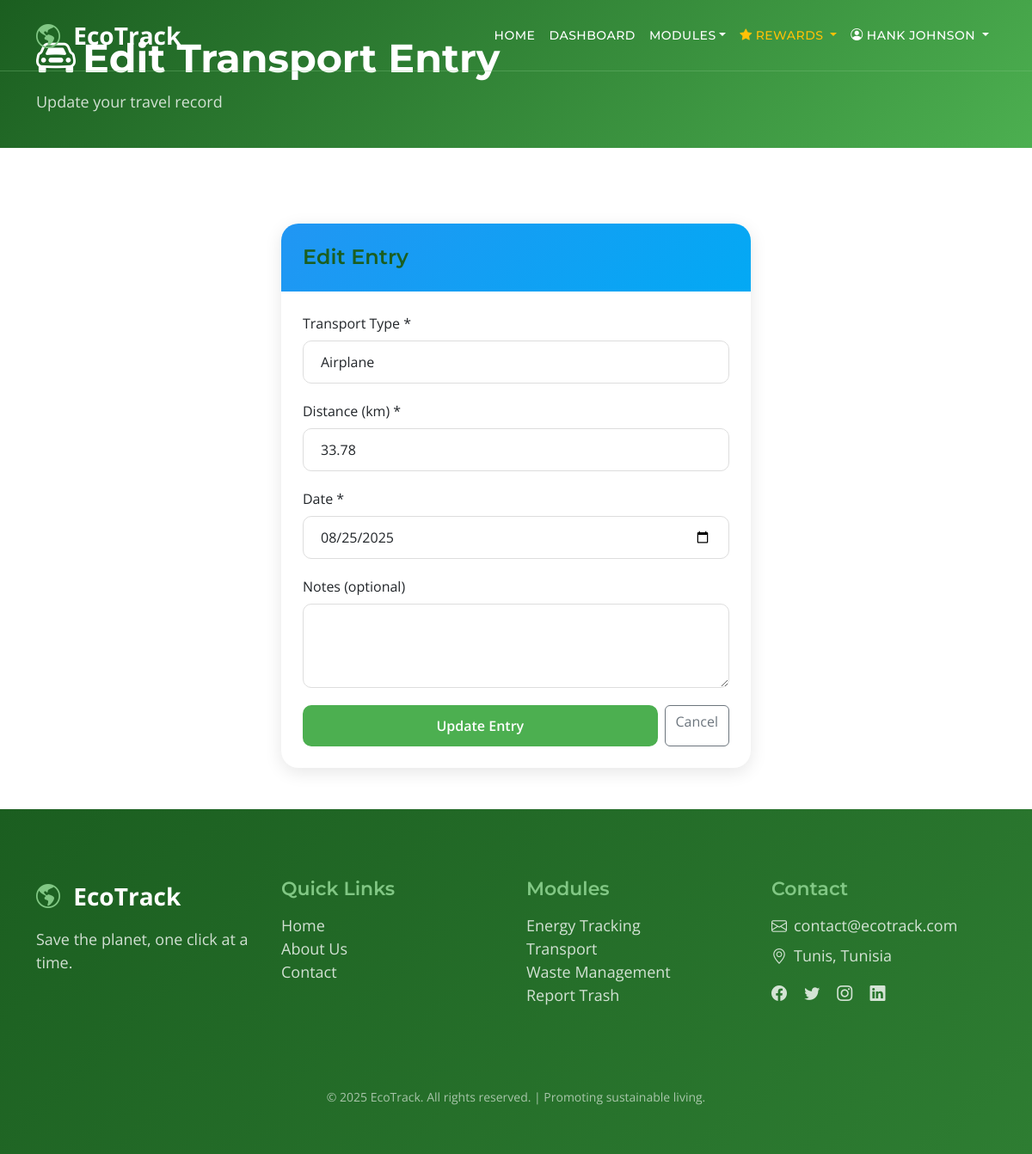
Page /modules/transport/edit.php?id=83 (signed in) on the committed database.
### tables this page shows
CREATE TABLE IF NOT EXISTS transport_entries (
    id INT AUTO_INCREMENT PRIMARY KEY,
    user_id INT,
    transport_id INT,
    distance_km DECIMAL(10,2) NOT NULL,
    date DATE NOT NULL,
    notes TEXT,
    created_at TIMESTAMP DEFAULT CURRENT_TIMESTAMP,
    FOREIGN KEY (user_id) REFERENCES users(id) ON DELETE CASCADE,
    FOREIGN KEY (transport_id) REFERENCES transport_types(id)
);

CREATE TABLE IF NOT EXISTS transport_types (
    id INT AUTO_INCREMENT PRIMARY KEY,
    name VARCHAR(100) NOT NULL,
    emission_per_km DECIMAL(10,4) NOT NULL,
    icon VARCHAR(50)
);

### modules/transport/edit.php (the view, shortened to what this page needs)
<?php
require_once '../../includes/config.php';
$userId = $_SESSION['user_id'];
$entryId = (int)($_GET['id'] ?? 0);
$stmt = $pdo->prepare("SELECT * FROM transport_entries WHERE id = ? AND user_id = ?");
$stmt->execute([$entryId, $userId]);
$entry = $stmt->fetch();
$transports = $pdo->query("SELECT * FROM transport_types ORDER BY name")->fetchAll();
include '../../includes/header.php';
?>
<div class="dashboard-header">
    <div class="container">
        <h2><i class="bi-car-front me-2"></i>Edit Transport Entry</h2>
        <p>Update your travel record</p>
    </div>
</div>
<section class="py-5">
    <div class="container">
        <div class="row justify-content-center">
            <div class="col-lg-6 col-md-8">
                <div class="module-card">
                    <div class="module-card-header transport">
                        <h5 class="mb-0">Edit Entry</h5>
                    </div>
                    <div class="module-card-body">
                        <form method="POST" class="custom-form">
                            <div class="mb-3">
                                <label class="form-label">Transport Type *</label>
                                <select name="transport_id" class="form-control" required>
                                    <?php foreach ($transports as $transport): ?>
                                    <option value="<?php echo $transport['id']; ?>" <?php echo $transport['id'] == $entry['transport_id'] ? 'selected' : ''; ?>><?php echo htmlspecialchars($transport['name']); ?></option>
                                    <?php endforeach; ?>
                                </select>
                            </div>
                            <div class="mb-3">
                                <label class="form-label">Distance (km) *</label>
                                <input type="number" name="distance_km" class="form-control" step="0.1" min="0" required value="<?php echo $entry['distance_km']; ?>">
                            </div>
                            <div class="mb-3">
                                <label class="form-label">Date *</label>
                                <input type="date" name="date" class="form-control" required value="<?php echo $entry['date']; ?>">
                            </div>
                            <div class="mb-3">
                                <label class="form-label">Notes (optional)</label>
                                <textarea name="notes" class="form-control" rows="3"><?php echo htmlspecialchars($entry['notes'] ?? ''); ?></textarea>
                            </div>
                            <div class="d-flex gap-2">
                                <button type="submit" class="custom-btn">Update Entry</button>
                                <a href="index.php" class="btn btn-outline-secondary">Cancel</a>
                            </div>
                        </form>
                    </div>
                </div>
            </div>
        </div>
    </div>
</section>
<?php include '../../includes/footer.php'; ?>

### css/style.css (style rules this page uses)
:root { --white-color: #ffffff; --primary-color: #2e7d32; --secondary-color: #81c784; --section-bg-color: #e8f5e9; --custom-btn-bg-color: #4caf50; --custom-btn-bg-hover-color: #2e7d32; --dark-color: #1b5e20; --p-color: #5d6368; --border-color: #a5d6a7; --link-hover-color: #1b5e20; --success-color: #4caf50; --warning-color: #ff9800; --danger-color: #f44336; --info-color: #2196f3; --body-font-family: 'Open Sans', sans-serif; --title-font-family: 'Montserrat', sans-serif; --h1-font-size: 58px; --h2-font-size: 46px; --h3-font-size: 32px; --h4-font-size: 28px; --h5-font-size: 24px; --h6-font-size: 22px; --p-font-size: 18px; --menu-font-size: 14px; --btn-font-size: 16px; --copyright-font-size: 14px; --border-radius-large: 100px; --border-radius-medium: 20px; --border-radius-small: 10px; --font-weight-normal: 400; --font-weight-medium: 500; --font-weight-semibold: 600; --font-weight-bold: 700; }
body { background-color: var(--white-color); font-family: var(--body-font-family); }
h2, h3, h4, h5, h6 { color: var(--dark-color); }
h1, h2, h3, h4, h5, h6 { font-family: var(--title-font-family); font-weight: var(--font-weight-semibold); }
h2 { font-size: var(--h2-font-size); font-weight: var(--font-weight-bold); }
h5 { font-size: var(--h5-font-size); }
p { color: var(--p-color); font-size: var(--p-font-size); font-weight: var(--font-weight-normal); }
a, button { touch-action: manipulation; transition: all 0.3s; }
a { display: inline-block; color: var(--primary-color); text-decoration: none; }
.custom-btn { background: var(--custom-btn-bg-color); border: 2px solid transparent; border-radius: var(--border-radius-large); color: var(--white-color); font-size: var(--btn-font-size); font-weight: var(--font-weight-semibold); padding: 12px 30px; transition: all 0.3s; }
.custom-form .form-control { border-radius: var(--border-radius-small); padding: 12px 20px; margin-bottom: 20px; border: 1px solid #ddd; }
.custom-form button[type="submit"] { background: var(--custom-btn-bg-color); border: none; border-radius: var(--border-radius-small); color: var(--white-color); font-size: var(--btn-font-size); font-weight: var(--font-weight-semibold); padding: 12px 30px; width: 100%; }
.module-card { background: var(--white-color); border-radius: var(--border-radius-medium); overflow: hidden; box-shadow: 0 5px 20px rgba(0,0,0,0.1); transition: all 0.3s; height: 100%; }
.module-card-header { padding: 25px; color: var(--white-color); }
.module-card-header.transport { background: linear-gradient(135deg, #2196f3, #03a9f4); }
.module-card-body { padding: 25px; }
.dashboard-header { background: linear-gradient(135deg, #1b5e20 0%, #4caf50 100%); padding: 40px 0; margin-bottom: 40px; }
.dashboard-header h2 { color: var(--white-color); margin-bottom: 10px; }
.dashboard-header p { color: rgba(255,255,255,0.8); margin-bottom: 0; }

### rows in the picture
transport_entries: transport_id "Airplane", distance_km "33.78", date "08/25/2025"

### other values in the picture
$_SESSION['user_name'] "HANK JOHNSON"
SITE_SLOGAN "Save the planet, one click at a time."
